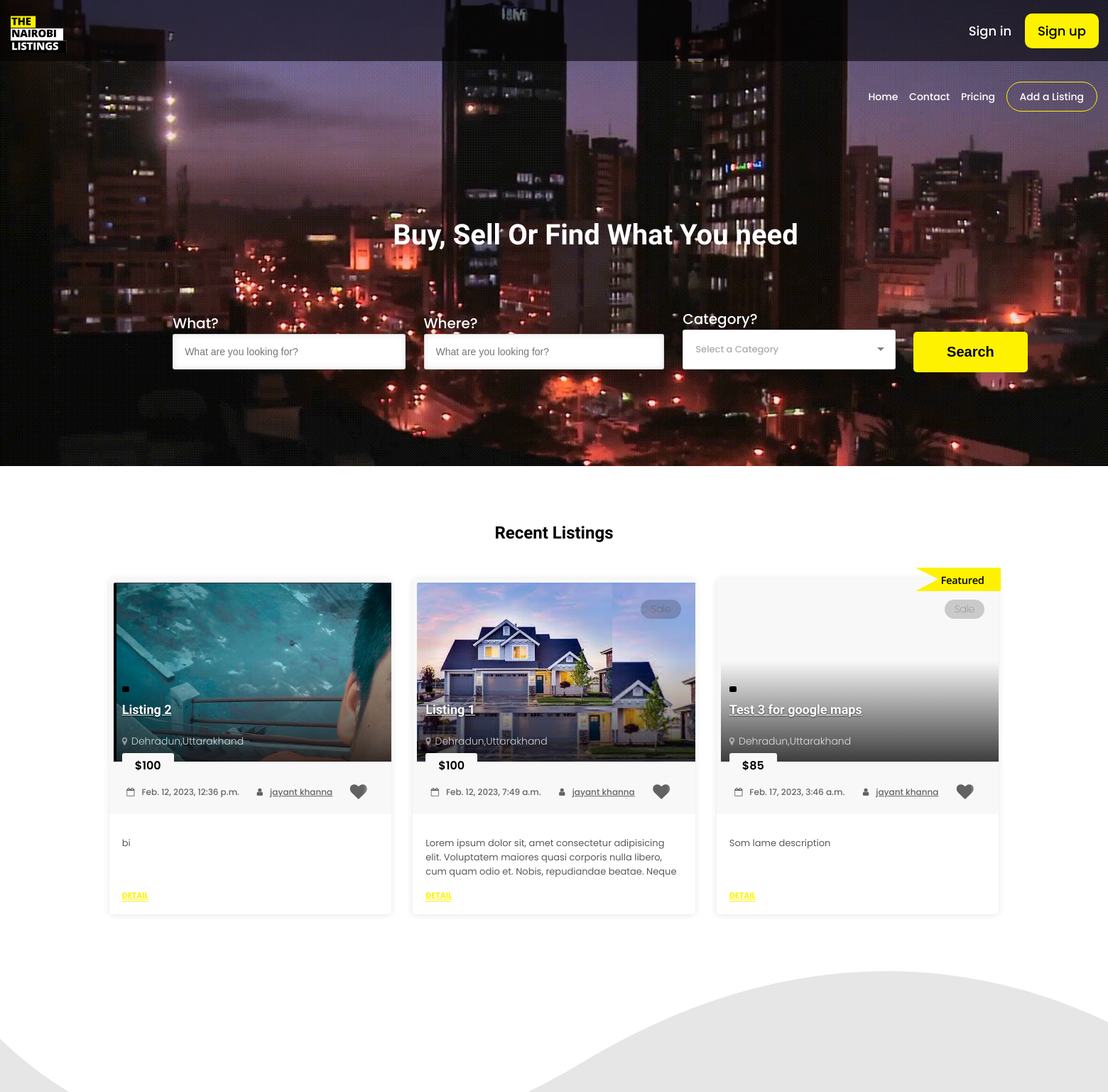
Before: / (upper part) with the older database file.
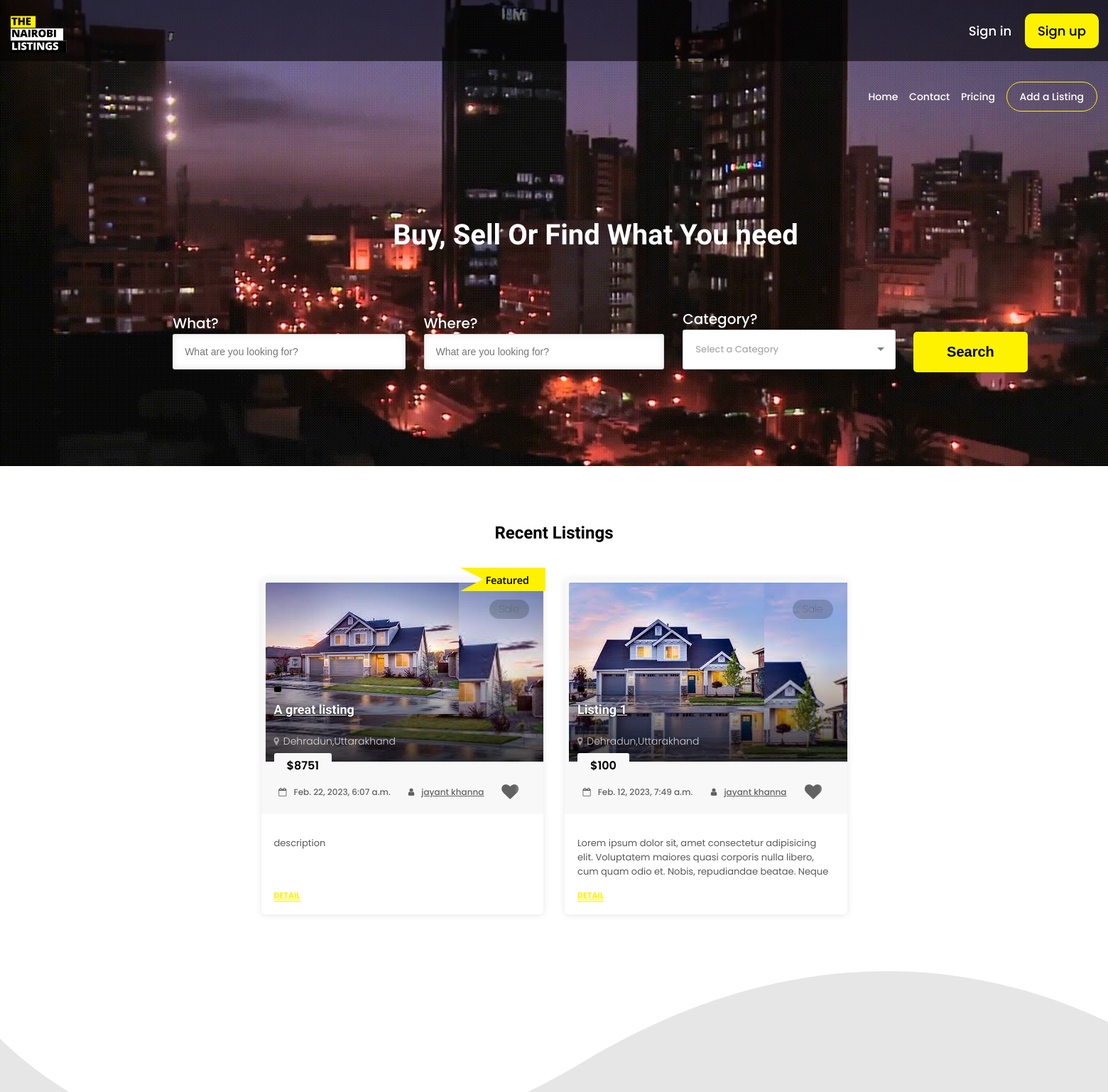
After: the same page with the newer database file.
### Nairobi_app/models.py (models this page shows)
class Listing(models.Model):
    name = models.CharField(max_length=100)
    description = models.CharField(max_length=10000)
    price = models.CharField(max_length=100)
    featured = models.BooleanField(default=False)
    category = models.CharField(max_length=100)
    user = models.ForeignKey(User, on_delete=models.CASCADE)
    user_name = models.CharField(max_length=100)
    main_image = models.ImageField(upload_to='static/listing_images/')
    image1 = models.ImageField(upload_to='static/listing_images/',blank=True,null=True)
    image2 = models.ImageField(upload_to='static/listing_images/',blank=True,null=True)
    image3 = models.ImageField(upload_to='static/listing_images/',blank=True,null=True)
    image4 = models.ImageField(upload_to='static/listing_images/',blank=True,null=True)
    image5 = models.ImageField(upload_to='static/listing_images/',blank=True,null=True)
    city = models.CharField(max_length=100)
    state = models.CharField(max_length=100)
    tag = models.CharField(max_length=100)
    country = models.CharField(max_length=100)
    date_added = models.DateTimeField(auto_now_add=True)
    status = models.CharField(max_length=100,default="pending")
    feature1 = models.CharField(max_length=100,blank=True,null=True)
    feature2 = models.CharField(max_length=100,blank=True,null=True)
    feature3 = models.CharField(max_length=100,blank=True,null=True)
    feature4 = models.CharField(max_length=100,blank=True,null=True)
    feature5 = models.CharField(max_length=100,blank=True,null=True)
    feature6 = models.CharField(max_length=100,blank=True,null=True)
    rating = models.CharField(max_length=100,default="1")
    video_360_link = models.CharField(max_length=1000,blank=True,null=True)
    google_map_link = models.CharField(max_length=10000,blank=True,null=True)

### Nairobi_app/views.py (the view, shortened to what this page needs)
# urls.py: path('', views.index, name='index'),
def index(request):
    listings = Listing.objects.all().order_by('?')[:8]
    return render(request, 'index.html',{'login': False,'listings': listings})

### templates/index.html (shortened to what this page needs)
{% load static %}
<!doctype html>
<html lang="en">
<head>
    <link rel="stylesheet" href="{% static 'css/bootstrap.css' %}" type="text/css">
    <link rel="stylesheet" href="{% static 'css/font-awesome.css' %}" type="text/css">
    <link rel="stylesheet" href="{% static 'css/selectize.css' %}" type="text/css">
    <link rel="stylesheet" href="{% static 'css/style.css' %}">
    <link rel="stylesheet" href="{% static 'css/index.css' %}">
    <link rel="stylesheet" href="https://cdnjs.cloudflare.com/ajax/libs/font-awesome/4.7.0/css/font-awesome.min.css">
</head>
<body>
    <body>
        <div class="page home-page">
            <header id="header">
                {% if login %}
                <div id="user_profile">
                    <div id="left_signin">
                        <img src="{% static 'images/logo.svg' %}" alt="" id="logo">
                    </div>
                    <div id="right_signin">
                        <a href="javascript:void(0)" onclick="open_user_details_modal()" id="right_signin_a">
                            <img id="user_img" src="{{user.image.url}}" alt="">
                            <p>Hi {{username}}</p>
                        </a>
                    </div>
                </div>
                {% else %}
                <div id="sign_up_in">
                    <div id="left_signin">
                        <img src="{% static 'images/logo.svg' %}" alt="" id="logo">
                    </div>
                    <div id="right_signin">
                        <a href="login" id="sign_in">Sign in</a>
                        <a href="signup" id="sign_up">Sign up</a>
                    </div>
                </div>
                {% endif %}
                <div id="header_top">
                    <div id="header_right">
                        <a href="home">Home</a>
                        <a href="contact">Contact</a>
                        <a href="pricing">Pricing</a>
                        <a href="submitad" id="submit_ad">Add a Listing</a>
                    </div>
                </div>
                <div id="header_bottom">
                    <h2>Buy, Sell Or Find What You need</h2>
                    <div id="search">
                        <form action="search_listing" method="GET">
                            <div id="what">
                                <label class="label_header" for="what-input">What?</label>
                                <input id="what-input" name="what" type="text" placeholder="What are you looking for?">
                            </div>
                            <div id="where">
                                <label class="label_header" for="where-input">Where?</label>
                                <input type="text" id="where-input" name="where" placeholder="What are you looking for?">
                            </div>
                            <div id="category">
                                <label class="label_header" id="category_label" for="">Category?</label>
                            </div>
                            <div id="submit">
                                <input type="submit" value="Search">
                            </div>
                        </form>
                    </div>
                </div>
            </header>
            <section style="background-color: white;" class="content">
                <section class="block">
                    <div class="container">
                        <div class="section-title clearfix">
                            <div class="float-xl-left float-md-left float-sm-none">
                                <h2 id="recent_listing">Recent Listings</h2>
                            </div>
                        </div>
                        <div class="items item-part masonry grid-xl-4-items grid-lg-3-items grid-md-2-items">
                            {% for listing in listings %}
                            <div class="item">
                                {% if listing.featured == True %}
                                <div id="featured"><img src="{% static 'images/featured_tag.svg' %}" alt=""></div>
                                {% endif %}
                                <div id="tag">{{listing.tag}}</div>
                                <div class="wrapper">
                                    <div class="image">
                                        <h3>
                                            <a href="#" class="tag category">{{listing.category_name}}</a>
                                            <a href="showuser?user_id={{lisitng.user}}" class="title">{{listing.name}}</a>
                                        </h3>
                                        <a href="showlisting?listing_id={{listing.id}}" class="image-wrapper background-image">
                                            <img src="{{listing.main_image.url}}" alt="">
                                        </a>
                                    </div>
                                    <h4 class="location">
                                        <a href="javascript:void(0)" style="text-decoration: none;">{{listing.city}},{{listing.state}}</a>
                                    </h4>
                                    <div class="price">${{listing.price}}</div>
                                    <div class="meta">
                                        <figure>
                                            <i class="fa fa-calendar-o"></i>{{listing.date_added}}
                                        </figure>
                                        <figure>
                                            <a href="userprofile?userid={{listing.user.id}}">
                                                <i class="fa fa-user"></i>{{listing.user_name}}
                                            </a>
                                        </figure>
                                        <figure style="margin-right: 25px;">
                                            <a href="javascript:void(0)" onclick="like('{{lisitng.id}}')">
                                                <i style="cursor: pointer;" class="fa fa-2x fa-heart"></i>
                                            </a>
                                        </figure>
                                    </div>
                                    <div class="description">
                                        <p>{{listing.description}}</p>
                                    </div>
                                    <a href="showlisting?listing_id={{lisitng.id}}" class="detail text-caps underline">Detail</a>
                                </div>
                            </div>
                            {% endfor %}
                        </div>
                    </div>
                </section>
            </section>
            <footer>
            </footer>
        </div>
</body>
</html>

### static/css/index.css (style rules this page uses)
body { background-color: white !important; }
#sign_up_in { background-color: rgb(3, 1, 2, 56%); display: flex; justify-content: space-between; align-items: center; padding-top: 18px; padding-bottom: 18px; padding-right: 13px; height: 50px; }
#sign_up_in a { color: white; text-decoration: none; font-size: 18px; }
#sign_up { margin-left: 15px; background-color: #FEF200; padding: 12px 18px; border-radius: 10px; color: black !important; }
#header { background : url('../images/bg.png'); height: 656px; }
#logo { margin-left: 15px; margin-top: 15px; cursor: pointer; width: 115px; }
#header_bottom { margin-top: 150px; }
#header_top { display: flex; justify-content: space-between; align-items: center; }
#header_right { margin-top: 40px; margin-right: 15px; }
#header_right a { margin-left: 12px; color: white; font-size: 14px; text-decoration: none; }
#submit_ad { border: 1px solid #FEF200; border-radius: 25px; padding: 10px 18px; }
#search form { display: flex; justify-content: center; align-items: center; width: 1690px; }
#where,#what { margin-right: 60px; }
#category { margin-right: -60px; }
#header_bottom h2 { display: flex; margin-left: 117px; justify-content: center; align-items: center; color: white; font-size: 40px; margin-bottom: 80px; }
.label_header { color: white; font-size: 20px; }
#submit input { margin-left: -34px; background-color: #FEF200; border: none; margin-top: 30px; border-radius: 5px; padding: 17px 47px; color: black; font-size: 20px; font-weight: 600; }
#submit { z-index: 99999; }
#recent_listing { display: flex; justify-content: center; align-items: center; }
.item-part { display: flex; justify-content: center; align-items: center; }
.item { position: relative !important; }
#featured { position: absolute; z-index: 9; top: -15px; right: 12px; }
#featured img { width: 120px; }
footer { padding-top: 200px; z-index: 99999; background: url('../images/footer-bg.svg'); display: flex; height: 400px; justify-content: space-between; }
.items:not(.selectize-input) .item .meta { background-color: #f8f8f8; padding-left: 0 !important; padding-right: 0 !important; font-size: 1.2rem; padding-left: 54px; white-space: nowrap; margin-top: -0.2rem; display: flex; position: relative; justify-content: space-evenly; align-items: center; }
figure { margin-top: 12px !important; margin-right: 0 !important; margin-left: 0 !important; display: flex !important; justify-content: center !important; align-items: center !important; }
#tag { position: absolute; z-index: 999999; top: 30px; color: #434343; font-size: 14px; font-weight: 100; right: 35px; background-color: rgba(0, 0, 0, 0.183); padding: 3px 14px; border-radius: 15px; }

Changed rows visible on the page:
removed Listing: tag "Other", name "Listing 2", shows a picture, main_image (picture), city "Dehradun", state "Uttarakhand", price "100", date_added "Feb. 12, 2023, 12:36 p.m.", user_name "jayant khanna", description "bi"
removed Listing: featured True (drawn), tag "Sale", name "Test 3 for google maps", city "Dehradun", state "Uttarakhand", price "85", date_added "Feb. 17, 2023, 3:46 a.m.", user_name "jayant khanna", description "Som lame description"
added Listing: featured True (drawn), tag "Sale", name "A great listing", shows a picture, main_image (picture), city "Dehradun", state "Uttarakhand", price "8751", date_added "Feb. 22, 2023, 6:07 a.m.", user_name "jayant khanna", description "description"
